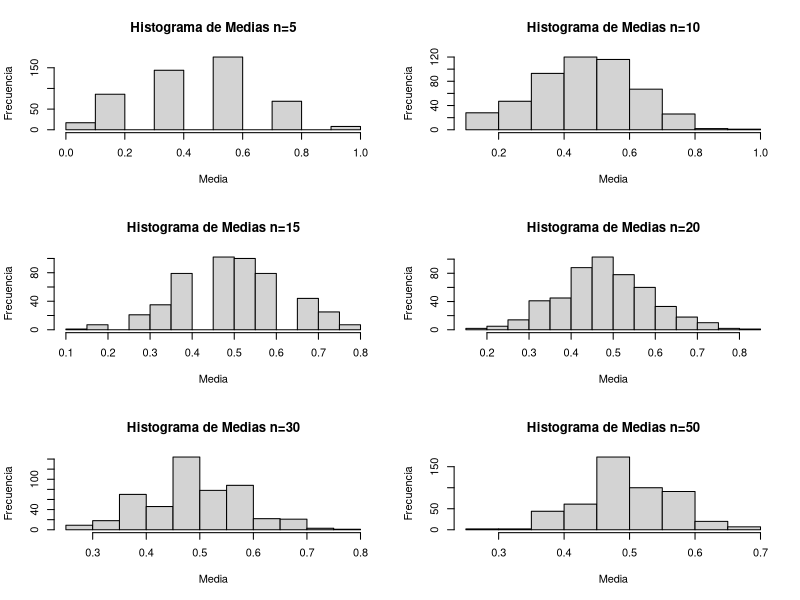
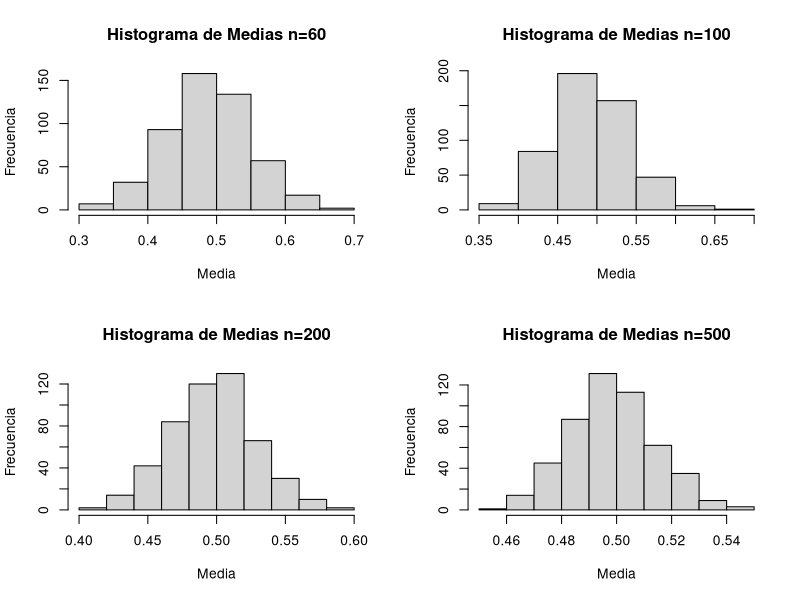
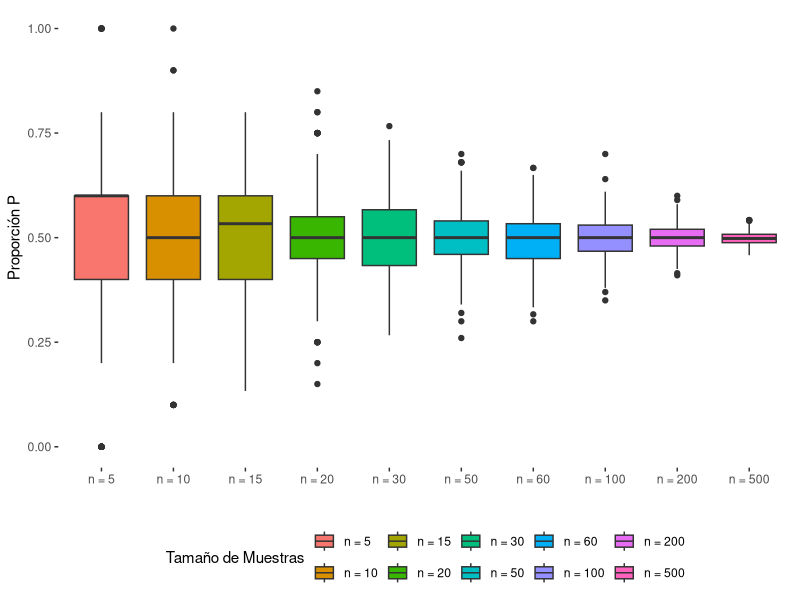

Write R code to recreate these figures, in order.
## ---- chunk 1
# Población
pob <- 1000

# número de simulaciones
nsim <- 500

# tamaños de las muestras
muestra_vect <- c(5,10,15,20,30,50,60,100,200,500) 

# porcentaje de plantas enfermas 500=0.5 ; 900=0.9 ; 100=0.1
p <- c(500,900,100) 

# almacenamiento de los resultados de cada simulación
sim_pob <- list()
med_sim <- vector(length=nsim)
lista_med <- list()
lista_alt <- list()
lista_baj <- list()
repetidor <- vector()
## ---- chunk 2
# generando población de plantas enfermas 50% ; 90% ; 10%
for (i in 1:3) {
  repetidor <- rep(c(1,0),times=c(p[i],pob-p[i]))
  sim_pob[[i]] <- repetidor
}
## ---- chunk 3
# genera la muestra
muestra <- function(poblacion,n){
  return(sample(poblacion,n))
}

# calculó del estimador de cada una de las muestras

for (i in 1:3) {
  for (j in 1:10) {
    for (z in 1:nsim) {
      x <- muestra(sim_pob[[i]],muestra_vect[j])
      med_sim[z] <- mean(x)
      
    }
    if(i==1){
      lista_med[[j]] <- med_sim
    } else if (i==2) {
      lista_alt[[j]] <- med_sim
    } else {
      lista_baj[[j]] <- med_sim
    }
  }
}

## ---- chunk 4
par(mfrow=c(3,2))
hist(lista_med[[1]],main="Histograma de Medias n=5",xlab="Media",ylab="Frecuencia")
hist(lista_med[[2]],main="Histograma de Medias n=10",xlab="Media",ylab="Frecuencia")
hist(lista_med[[3]],main="Histograma de Medias n=15",xlab="Media",ylab="Frecuencia")
hist(lista_med[[4]],main="Histograma de Medias n=20",xlab="Media",ylab="Frecuencia")
hist(lista_med[[5]],main="Histograma de Medias n=30",xlab="Media",ylab="Frecuencia")
hist(lista_med[[6]],main="Histograma de Medias n=50",xlab="Media",ylab="Frecuencia")
## ---- chunk 5
par(mfrow=c(2,2))
hist(lista_med[[7]],main="Histograma de Medias n=60",xlab="Media",ylab="Frecuencia")
hist(lista_med[[8]],main="Histograma de Medias n=100",xlab="Media",ylab="Frecuencia")
hist(lista_med[[9]],main="Histograma de Medias n=200",xlab="Media",ylab="Frecuencia")
hist(lista_med[[10]],main="Histograma de Medias n=500",xlab="Media",ylab="Frecuencia")
## ---- chunk 6
list_df <- list()

for (i in 1:10) {
  df <- data.frame("proporcion"=lista_med[[i]])
  tma_muestra <- as.character(muestra_vect[i])
  tma_muestra <- paste("n =",tma_muestra)
  df$muestra <- tma_muestra
  list_df[[i]] <- df
}

library(dplyr)

df_total <- bind_rows(list_df[[1]],list_df[[2]],list_df[[3]],list_df[[4]],list_df[[5]],list_df[[6]],list_df[[7]],list_df[[8]],list_df[[9]],list_df[[10]])
## ---- chunk 7
library(ggplot2)

df_total$muestra <- factor(df_total$muestra,c("n = 5","n = 10","n = 15","n = 20","n = 30","n = 50","n = 60","n = 100","n = 200","n = 500"))

ggplot(df_total,aes(x=df_total$muestra,y=df_total$proporcion,fill=df_total$muestra))+
  geom_boxplot()+
  theme(legend.position = 'bottom')+
  theme(panel.background = element_blank(),
        panel.grid.major = element_blank(),
        panel.grid.minor = element_blank())+
  labs(x='',y='Proporción P',fill='Tamaño de Muestras')
